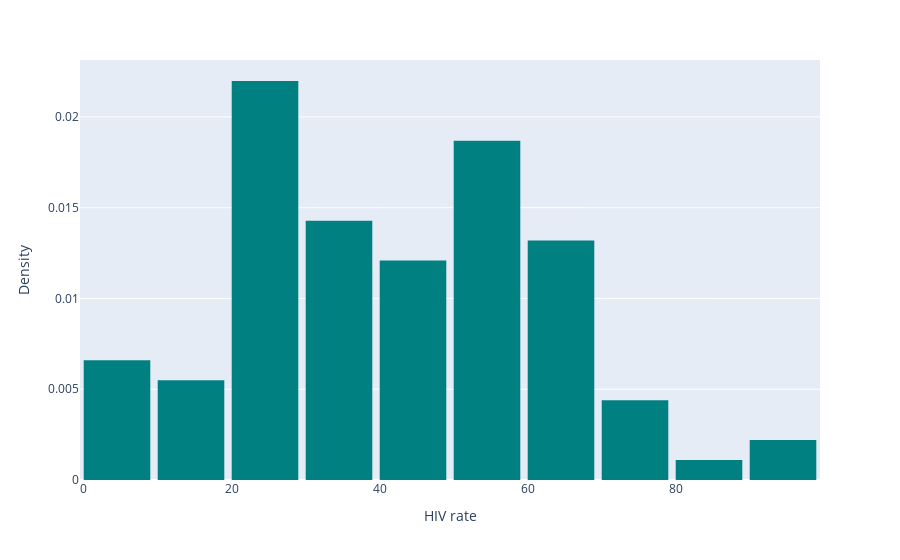

Notebook code cell kept with this figure:
### Code cell
# With 10 bins, there seem to be two peaks
fig = px.histogram(df, x=HIV, nbins=10, histnorm='probability density')

fig.update_layout(
    xaxis_title="HIV rate",
    yaxis_title="Density",
    showlegend=False,
    bargap=0.1
)
fig.update_traces(
    marker_color='teal'
)
fig.show()

### Figure 1 — Plotly figure (JSON) as saved in the notebook; plotly's stock layout.template omitted (floating-point values rounded to 4 significant figures; data arrays with more than 128 entries replaced by an {"elided": "..."} marker saying what was removed)
{"data": [{"alignmentgroup": "True", "bingroup": "x", "histnorm": "probability density", "hovertemplate": "HIV_2015=%{x}<br>probability density=%{y}<extra></extra>", "legendgroup": "", "marker": {"color": "teal", "pattern": {"shape": ""}}, "name": "", "nbinsx": 10, "offsetgroup": "", "orientation": "v", "showlegend": false, "type": "histogram", "x": {"elided": "166 int values"}, "xaxis": "x", "yaxis": "y"}], "layout": {"bargap": 0.1, "barmode": "relative", "legend": {"tracegroupgap": 0}, "margin": {"t": 60}, "showlegend": false, "xaxis": {"anchor": "y", "domain": [0, 1], "title": {"text": "HIV rate"}}, "yaxis": {"anchor": "x", "domain": [0, 1], "title": {"text": "Density"}}}}
